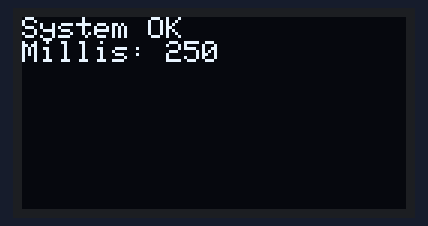
This sketch was run on a simulated Arduino Uno, built with avr-gcc and run on an emulated ATmega328P. Shown: 128×64 one-colour display.

Above: at 0.4 s.
At 5.15 s:
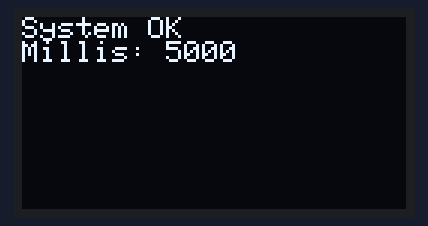
At 10.15 s:
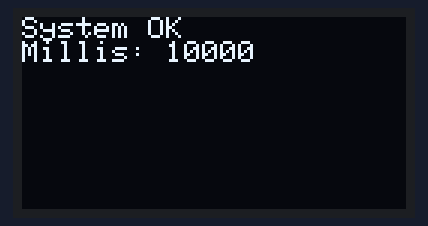
At 19.9 s:
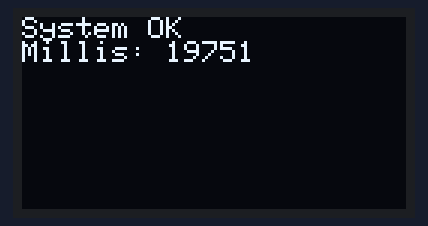
At 29.9 s:
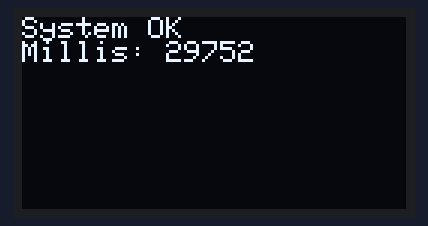
At 39.65 s:
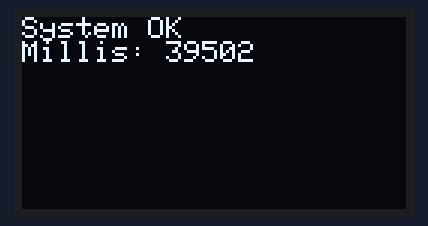

The sketch:

ssd1306_status_dashboard.ino
```cpp
#include <Wire.h>
#include <Adafruit_GFX.h>
#include <Adafruit_SSD1306.h>

Adafruit_SSD1306 display(128, 64, &Wire, -1);
uint32_t lastFrame = 0;

void setup() {
  if (!display.begin(SSD1306_SWITCHCAPVCC, 0x3C)) {
    while (true) {
    }
  }
}

void loop() {
  const uint32_t now = millis();
  if (now - lastFrame < 250) {
    return;
  }
  lastFrame = now;

  display.clearDisplay();
  display.setTextSize(1);
  display.setTextColor(SSD1306_WHITE);
  display.setCursor(0, 0);
  display.println("System OK");
  display.print("Millis: ");
  display.println(now);
  display.display();
}
```
